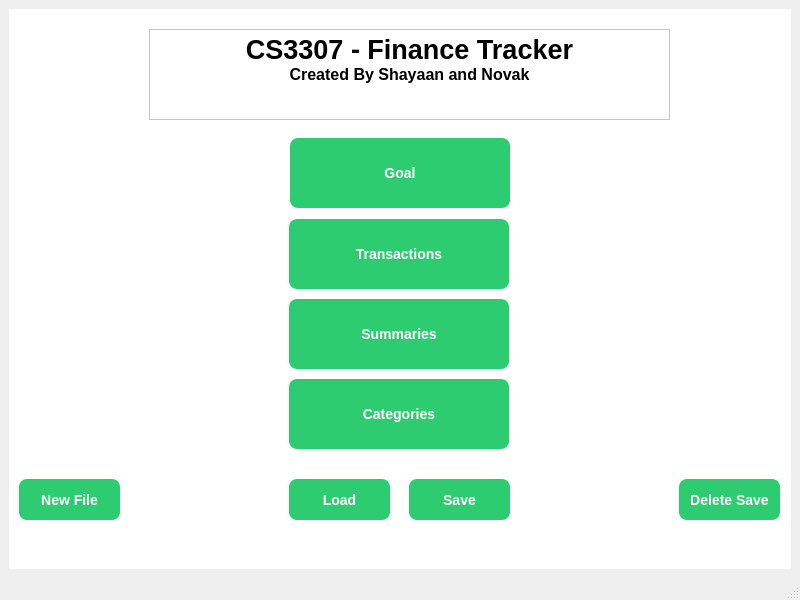
<?xml version="1.0" encoding="UTF-8"?>
<ui version="4.0">
 <class>MainWindow</class>
 <widget class="QMainWindow" name="MainWindow">
  <property name="geometry">
   <rect>
    <x>0</x>
    <y>0</y>
    <width>800</width>
    <height>600</height>
   </rect>
  </property>
  <property name="windowTitle">
   <string>MainWindow</string>
  </property>
  <property name="styleSheet">
   <string notr="true"/>
  </property>
  <widget class="QWidget" name="centralwidget">
   <property name="minimumSize">
    <size>
     <width>500</width>
     <height>300</height>
    </size>
   </property>
   <layout class="QGridLayout" name="gridLayout">
    <item row="0" column="0">
     <widget class="QStackedWidget" name="stackedWidget">
      <property name="styleSheet">
       <string notr="true">background-color: #FFFFFF;</string>
      </property>
      <widget class="QWidget" name="home">
       <property name="sizePolicy">
        <sizepolicy hsizetype="Preferred" vsizetype="Minimum">
         <horstretch>0</horstretch>
         <verstretch>0</verstretch>
        </sizepolicy>
       </property>
       <widget class="QPushButton" name="goalButton">
        <property name="geometry">
         <rect>
          <x>281</x>
          <y>129</y>
          <width>220</width>
          <height>70</height>
         </rect>
        </property>
        <property name="minimumSize">
         <size>
          <width>220</width>
          <height>70</height>
         </size>
        </property>
        <property name="maximumSize">
         <size>
          <width>220</width>
          <height>70</height>
         </size>
        </property>
        <property name="styleSheet">
         <string notr="true">background-color: #2ecc71;
color: white;
border: none;
border-radius: 8px;
padding: 12px 24px;
font-weight: bold;
font-size: 14px;</string>
        </property>
        <property name="text">
         <string>Goal</string>
        </property>
       </widget>
       <widget class="QPushButton" name="transactionButton">
        <property name="geometry">
         <rect>
          <x>280</x>
          <y>210</y>
          <width>220</width>
          <height>70</height>
         </rect>
        </property>
        <property name="minimumSize">
         <size>
          <width>220</width>
          <height>70</height>
         </size>
        </property>
        <property name="maximumSize">
         <size>
          <width>220</width>
          <height>70</height>
         </size>
        </property>
        <property name="styleSheet">
         <string notr="true">background-color: #2ecc71;
color: white;
border: none;
border-radius: 8px;
padding: 12px 24px;
font-weight: bold;
font-size: 14px;</string>
        </property>
        <property name="text">
         <string>Transactions</string>
        </property>
       </widget>
       <widget class="QPushButton" name="summaryButton">
        <property name="geometry">
         <rect>
          <x>280</x>
          <y>290</y>
          <width>220</width>
          <height>70</height>
         </rect>
        </property>
        <property name="minimumSize">
         <size>
          <width>220</width>
          <height>70</height>
         </size>
        </property>
        <property name="maximumSize">
         <size>
          <width>220</width>
          <height>70</height>
         </size>
        </property>
        <property name="styleSheet">
         <string notr="true">background-color: #2ecc71;
color: white;
border: none;
border-radius: 8px;
padding: 12px 24px;
font-weight: bold;
font-size: 14px;</string>
        </property>
        <property name="text">
         <string>Summaries</string>
        </property>
       </widget>
       <widget class="QPushButton" name="summaryButton_2">
        <property name="geometry">
         <rect>
          <x>280</x>
          <y>370</y>
          <width>220</width>
          <height>70</height>
         </rect>
        </property>
        <property name="minimumSize">
         <size>
          <width>220</width>
          <height>70</height>
         </size>
        </property>
        <property name="maximumSize">
         <size>
          <width>220</width>
          <height>70</height>
         </size>
        </property>
        <property name="styleSheet">
         <string notr="true">background-color: #2ecc71;
color: white;
border: none;
border-radius: 8px;
padding: 12px 24px;
font-weight: bold;
font-size: 14px;</string>
        </property>
        <property name="text">
         <string>Categories</string>
        </property>
       </widget>
       <widget class="QTextEdit" name="textEdit">
        <property name="geometry">
         <rect>
          <x>140</x>
          <y>20</y>
          <width>521</width>
          <height>91</height>
         </rect>
        </property>
        <property name="html">
         <string>&lt;!DOCTYPE HTML PUBLIC &quot;-//W3C//DTD HTML 4.0//EN&quot; &quot;http://www.w3.org/TR/REC-html40/strict.dtd&quot;&gt;
&lt;html&gt;&lt;head&gt;&lt;meta name=&quot;qrichtext&quot; content=&quot;1&quot; /&gt;&lt;meta charset=&quot;utf-8&quot; /&gt;&lt;style type=&quot;text/css&quot;&gt;
p, li { white-space: pre-wrap; }
hr { height: 1px; border-width: 0; }
li.unchecked::marker { content: &quot;\2610&quot;; }
li.checked::marker { content: &quot;\2612&quot;; }
&lt;/style&gt;&lt;/head&gt;&lt;body style=&quot; font-family:'Segoe UI'; font-size:9pt; font-weight:400; font-style:normal;&quot;&gt;
&lt;p align=&quot;center&quot; style=&quot; margin-top:0px; margin-bottom:0px; margin-left:0px; margin-right:0px; -qt-block-indent:0; text-indent:0px;&quot;&gt;&lt;span style=&quot; font-size:20pt; font-weight:700; color:#000000;&quot;&gt;CS3307 - Finance Tracker&lt;/span&gt;&lt;/p&gt;
&lt;p align=&quot;center&quot; style=&quot; margin-top:0px; margin-bottom:0px; margin-left:0px; margin-right:0px; -qt-block-indent:0; text-indent:0px;&quot;&gt;&lt;span style=&quot; font-size:12pt; font-weight:700; color:#000000;&quot;&gt;Created By Shayaan and Novak&lt;/span&gt;&lt;/p&gt;
&lt;p style=&quot;-qt-paragraph-type:empty; margin-top:0px; margin-bottom:0px; margin-left:0px; margin-right:0px; -qt-block-indent:0; text-indent:0px;&quot;&gt;&lt;br /&gt;&lt;/p&gt;&lt;/body&gt;&lt;/html&gt;</string>
        </property>
       </widget>
       <widget class="QPushButton" name="saveButton">
        <property name="geometry">
         <rect>
          <x>400</x>
          <y>470</y>
          <width>101</width>
          <height>41</height>
         </rect>
        </property>
        <property name="tabletTracking">
         <bool>false</bool>
        </property>
        <property name="autoFillBackground">
         <bool>false</bool>
        </property>
        <property name="styleSheet">
         <string notr="true">background-color:#2ecc71;
color: white;
border: none;
border-radius: 8px;
padding: 12px 24px;
font-weight: bold;
font-size: 14px;</string>
        </property>
        <property name="text">
         <string>Save</string>
        </property>
       </widget>
       <widget class="QPushButton" name="loadButton">
        <property name="geometry">
         <rect>
          <x>280</x>
          <y>470</y>
          <width>101</width>
          <height>41</height>
         </rect>
        </property>
        <property name="tabletTracking">
         <bool>false</bool>
        </property>
        <property name="autoFillBackground">
         <bool>false</bool>
        </property>
        <property name="styleSheet">
         <string notr="true">background-color:#2ecc71;
color: white;
border: none;
border-radius: 8px;
padding: 12px 24px;
font-weight: bold;
font-size: 14px;</string>
        </property>
        <property name="text">
         <string>Load</string>
        </property>
       </widget>
       <widget class="QPushButton" name="deleteSaveButton">
        <property name="geometry">
         <rect>
          <x>670</x>
          <y>470</y>
          <width>101</width>
          <height>41</height>
         </rect>
        </property>
        <property name="tabletTracking">
         <bool>false</bool>
        </property>
        <property name="autoFillBackground">
         <bool>false</bool>
        </property>
        <property name="styleSheet">
         <string notr="true">background-color:#2ecc71;
color: white;
border: none;
border-radius: 8px;
padding: 12px 12px;
font-weight: bold;
font-size: 14px;</string>
        </property>
        <property name="text">
         <string>Delete Save</string>
        </property>
       </widget>
       <widget class="QPushButton" name="deleteSaveButton_2">
        <property name="geometry">
         <rect>
          <x>10</x>
          <y>470</y>
          <width>101</width>
          <height>41</height>
         </rect>
        </property>
        <property name="tabletTracking">
         <bool>false</bool>
        </property>
        <property name="autoFillBackground">
         <bool>false</bool>
        </property>
        <property name="styleSheet">
         <string notr="true">background-color:#2ecc71;
color: white;
border: none;
border-radius: 8px;
padding: 12px 12px;
font-weight: bold;
font-size: 14px;</string>
        </property>
        <property name="text">
         <string>New File</string>
        </property>
       </widget>
      </widget>
     </widget>
    </item>
   </layout>
  </widget>
  <widget class="QMenuBar" name="menubar">
   <property name="geometry">
    <rect>
     <x>0</x>
     <y>0</y>
     <width>800</width>
     <height>21</height>
    </rect>
   </property>
  </widget>
  <widget class="QStatusBar" name="statusbar">
   <property name="autoFillBackground">
    <bool>false</bool>
   </property>
  </widget>
 </widget>
 <resources/>
 <connections/>
</ui>
